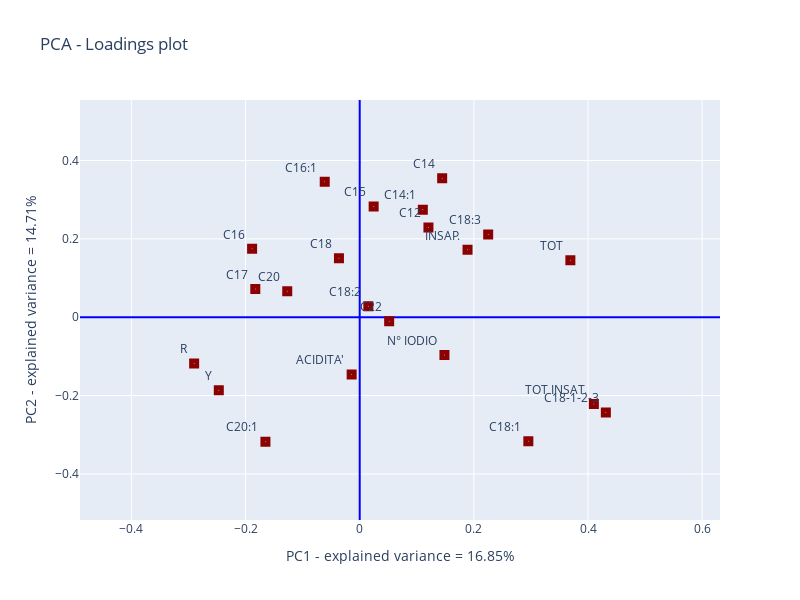

Notebook code cell kept with this figure:
### Code cell
# Loadings plot
arr = np.array(dfV)
label = np.array(df.columns)
plot = go.Scatter(x=arr[0,:], y=arr[1,:], mode='markers+text', marker=dict(symbol=[201],color='darkred', size=10), 
              text = label, textposition="top left")
fig=go.Figure()
fig.add_trace(plot)
fig.update_layout(height=600, width=800, title='PCA - Loadings plot', xaxis_title=xtit,yaxis_title=ytit, 
                  xaxis_zeroline=True, yaxis_zeroline=True, xaxis_zerolinecolor='blue', yaxis_zerolinecolor='blue')
fig.update_xaxes(range=[min(arr[0,:])-0.2, max(arr[0,:])+0.2])
fig.update_yaxes(range=[min(arr[1,:])-0.2, max(arr[1,:])+0.2])

### Figure 1 — Plotly figure (JSON) as saved in the notebook; plotly's stock layout.template omitted (floating-point values rounded to 4 significant figures)
{"data": [{"marker": {"color": "darkred", "size": 10, "symbol": [201]}, "mode": "markers+text", "text": ["INSAP.", "C12", "C14", "C14:1", "C15", "C16", "C16:1", "C17", "C18", "C18:1", "C18:2", "C18:3", "C20", "C20:1", "C22", "TOT", "C18-1-2-3", "TOT INSAT.", "Y", "R", "N° IODIO", "ACIDITA'"], "textposition": "top left", "type": "scatter", "x": [0.1889, 0.1204, 0.1445, 0.1106, 0.02443, -0.1885, -0.06126, -0.1829, -0.03637, 0.2954, 0.01512, 0.2251, -0.127, -0.1652, 0.05158, 0.3691, 0.4312, 0.4102, -0.2469, -0.2901, 0.1485, -0.01411], "y": [0.1721, 0.2292, 0.3544, 0.2746, 0.2823, 0.1745, 0.3457, 0.07178, 0.1504, -0.3167, 0.02783, 0.2113, 0.06633, -0.3175, -0.01033, 0.1455, -0.2429, -0.2212, -0.1864, -0.1178, -0.09613, -0.1464]}], "layout": {"height": 600, "title": {"text": "PCA - Loadings plot"}, "width": 800, "xaxis": {"range": [-0.4901, 0.6312], "title": {"text": "PC1 - explained variance = 16.85%"}, "zeroline": true, "zerolinecolor": "blue"}, "yaxis": {"range": [-0.5175, 0.5544], "title": {"text": "PC2 - explained variance = 14.71%"}, "zeroline": true, "zerolinecolor": "blue"}}}
